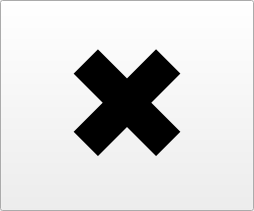
<?xml version="1.0" encoding="UTF-8"?>
<ui version="4.0">
 <class>rocketButton</class>
 <widget class="QPushButton" name="shutDownButton">
  <property name="geometry">
   <rect>
    <x>0</x>
    <y>0</y>
    <width>254</width>
    <height>211</height>
   </rect>
  </property>
  <property name="sizePolicy">
   <sizepolicy hsizetype="Preferred" vsizetype="Preferred">
    <horstretch>0</horstretch>
    <verstretch>0</verstretch>
   </sizepolicy>
  </property>
  <property name="minimumSize">
   <size>
    <width>64</width>
    <height>64</height>
   </size>
  </property>
  <property name="maximumSize">
   <size>
    <width>256</width>
    <height>256</height>
   </size>
  </property>
  <property name="font">
   <font>
    <pointsize>120</pointsize>
    <weight>75</weight>
    <bold>true</bold>
   </font>
  </property>
  <property name="text">
   <string>✖️</string>
  </property>
  <property name="flat">
   <bool>false</bool>
  </property>
 </widget>
 <resources/>
 <connections/>
</ui>
